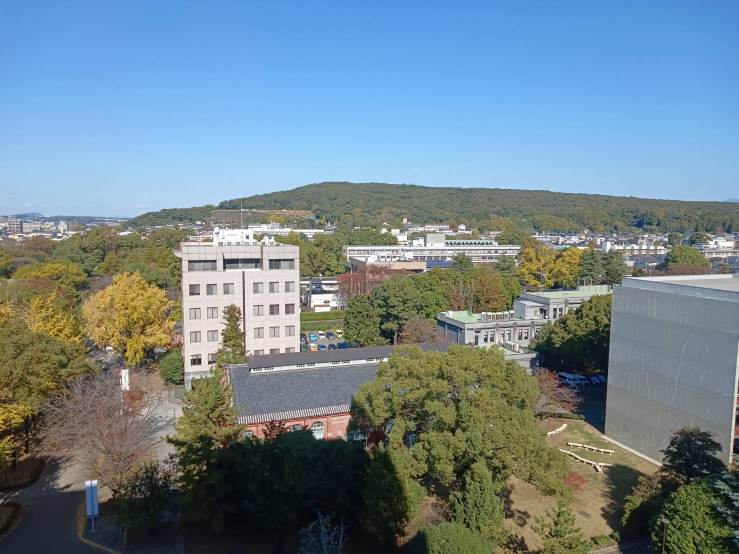
//> input picture 8/input1.jpg, 1477 x 1108 px (shown at 1/2 size)
$ ./main   (built with g++ and OpenCV 4)
//> lines starting //> are read from the running program, lines starting //| are printed output that depends on the picture
#include <stdio.h>
#include <opencv2/opencv.hpp>
#include <opencv2/features2d.hpp>
#include <opencv2/stitching.hpp>
#include <vector>
#include <math.h>

using namespace cv;
using namespace std;

void test_siftmatch(Mat & img1, Mat& img2) {

	auto detector = SiftFeatureDetector::create(100);

	// detect SIFT keypoints
	vector<KeyPoint> keypoints1, keypoints2;
	detector->detect(img1, keypoints1);
	detector->detect(img2, keypoints2);

	Mat rgb;
	drawKeypoints(img1, keypoints1, rgb, CV_RGB(255, 0, 0));
	//imshow("keypoint1", rgb);
    imwrite("level1-1.jpg", rgb);
	drawKeypoints(img2, keypoints2, rgb, CV_RGB(255, 0, 0));
	//imshow("keypoint2", rgb);
    imwrite("level1-2.jpg", rgb);

	// compute SIFT descriptor
	auto descriptor = SiftDescriptorExtractor::create();
	Mat descriptor1, descriptor2;
	descriptor->compute(img1, keypoints1, descriptor1);
	descriptor->compute(img2, keypoints2, descriptor2);

	// matching descriptor
	BFMatcher matcher;
	vector<DMatch> matches;
	matcher.match(descriptor1, descriptor2, matches);

	// remove wrong matches
	vector<DMatch> good_matches;
	for (int i = 0; i < matches.size(); i++){
		if (matches[i].distance < 100.0){
			good_matches.push_back(matches[i]);
		}
	}
	// draw result
	drawMatches(img1, keypoints1, img2, keypoints2, good_matches, rgb);
    imwrite("level2.jpg", rgb);


}


void level3(Mat & img1, Mat& img2) {

	auto detector = SiftFeatureDetector::create(100);

	// detect SIFT keypoints
	vector<KeyPoint> keypoints1, keypoints2;
	detector->detect(img1, keypoints1);
	detector->detect(img2, keypoints2);

	Mat rgb;
	drawKeypoints(img1, keypoints1, rgb, CV_RGB(255, 0, 0));
	drawKeypoints(img2, keypoints2, rgb, CV_RGB(255, 0, 0));

	// compute SIFT descriptor
	auto descriptor = SiftDescriptorExtractor::create();
	Mat descriptor1, descriptor2;
	descriptor->compute(img1, keypoints1, descriptor1);
	descriptor->compute(img2, keypoints2, descriptor2);


	// matching descriptor
	BFMatcher matcher;
	vector<DMatch> matches;
	matcher.match(descriptor1, descriptor2, matches);

	// remove wrong matches
	vector<DMatch> good_matches;
	for (int i = 0; i < matches.size(); i++){
		if (matches[i].distance < 100.0){
			good_matches.push_back(matches[i]);
		}
	}
	// draw result
	drawMatches(img1, keypoints1, img2, keypoints2, good_matches, rgb);

    // 対応点をPoint2fのベクトルに変換
    vector<Point2f> points1, points2;
    for (size_t i = 0; i < good_matches.size(); i++) {
    points1.push_back(keypoints1[good_matches[i].queryIdx].pt);
    points2.push_back(keypoints2[good_matches[i].trainIdx].pt);
	}

    // 射影行列（ホモグラフィ）を計算
    Mat H = cv::findHomography(points2, points1, RANSAC);

    // 画像を変形（warp）
    Mat warpedImg2;
    warpPerspective(img2, warpedImg2, H, cv::Size(img1.cols + img2.cols, img1.rows));
    imwrite("test.jpg", warpedImg2);

    // 結果保存用
    Mat result(cv::Size(img1.cols + img2.cols*2, img1.rows*2), img1.type());

    // imgを結果にコピー
    img1.copyTo(result(cv::Rect(0, 0, img1.cols, img1.rows)));

    // img1の右端の座標を準備
    vector<Point2f> srcPoints;
    srcPoints.push_back(Point2f(img1.cols, 0));

    // 変換された座標を格納するベクトル
    vector<Point2f> dstPoints;

    // 座標を変換
    perspectiveTransform(srcPoints, dstPoints, H);

    warpPerspective(img2, warpedImg2, H, cv::Size(img1.cols + img2.cols, img1.rows));

	// 重なり合う領域の幅を50ピクセルと仮定
    int overlapWidth = 50;

	// ブレンド処理
    for (int x = img1.cols - overlapWidth; x < img1.cols; x++) {
        int blendWidth = img1.cols - x;
        for (int y = 0; y < img1.rows; y++) {
            double alpha = static_cast<double>(blendWidth) / overlapWidth;
            Vec3b pixel1 = img1.at<Vec3b>(y, x);
            Vec3b pixel2 = warpedImg2.at<Vec3b>(y, x);

            // ピクセル値をブレンド
            Vec3b blendedPixel;
            for (int k = 0; k < 3; k++) {
                blendedPixel[k] = static_cast<uchar>(pixel1[k] * alpha + pixel2[k] * (1 - alpha));
            }
            warpedImg2.at<Vec3b>(y, x) = blendedPixel;
        }
    }

    // スティッチング結果を保存
    img1.copyTo(warpedImg2(cv::Rect(0, 0, img1.cols, img1.rows)));
    imwrite("level3.jpg", warpedImg2);
}


int main(){
    // 画像の読み込み
    Mat img1 = imread("input1.jpg");
//> img1 is the input picture: 1108 rows x 1477 cols, CV_8UC3; mean B, G, R 142.5, 132.8, 113.1
    Mat img2 = imread("input2.jpg");
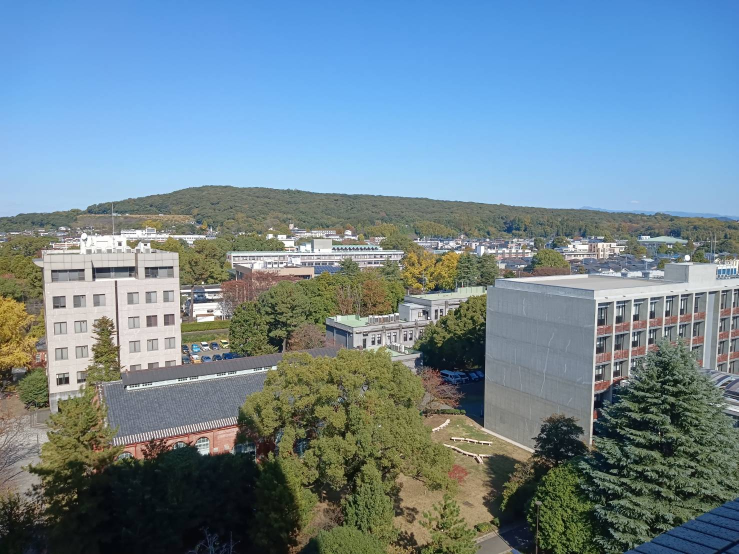
//> input picture 8/input2.jpg, 1477 x 1108 px (shown at 1/2 size)
//> img2 is the input picture: 1108 rows x 1477 cols, CV_8UC3; mean B, G, R 148.1, 135.4, 112

    // リサイズ
    resize(img1, img1, Size(800, img1.rows * 800 / img1.cols));
//> img1: 600 rows x 800 cols, CV_8UC3
    resize(img2, img2, Size(800, img2.rows * 800 / img2.cols));
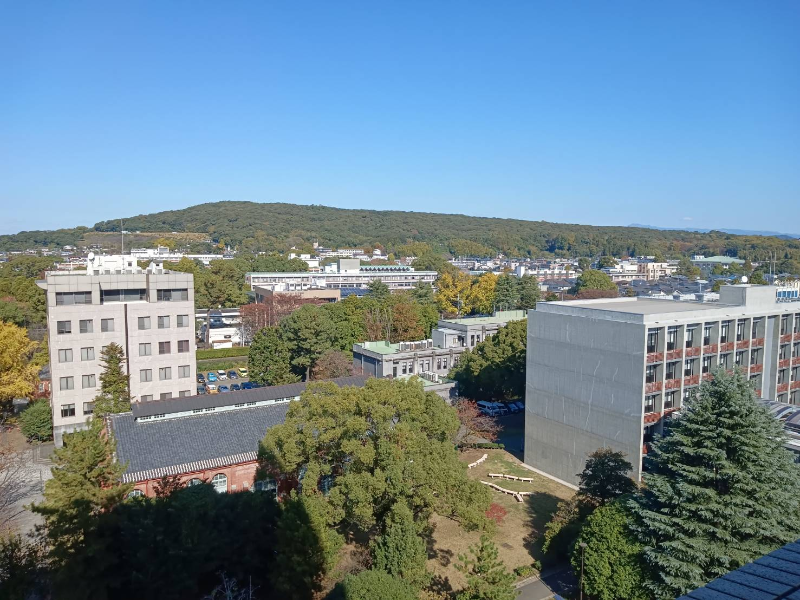
//> img2: 600 rows x 800 cols, CV_8UC3; mean B, G, R 148.1, 135.3, 111.9

    //level1 & 2
	test_siftmatch(img1, img2);
//> in test_siftmatch, `detector->detect(img1, keypoints1);`: keypoints1 = 101 keypoints; strongest (x, y, size): (268, 257, 2.6), (213, 391, 6.9), (526, 368, 3.1), (350, 305, 1.9)
//> in test_siftmatch, `detector->detect(img2, keypoints2);`: keypoints2 = 101 keypoints; strongest (x, y, size): (744, 279, 3.7), (130, 264, 2.7), (445, 367, 2.2), (472, 336, 2.4)
//> in test_siftmatch, `matcher.match(descriptor1, descriptor2, matches);`: matches = 101 matches
//> the loop in test_siftmatch, `for (int i = 0; i < matches.size(); i++)` made 101 passes
//> in test_siftmatch, `drawMatches(img1, keypoints1, img2, keypoints2, good_matches, rgb);`:
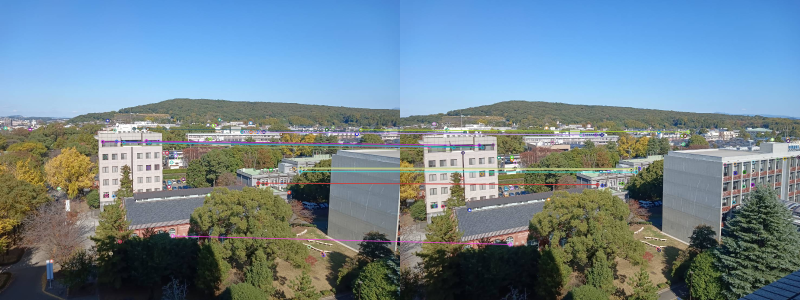
//> rgb: 600 rows x 1600 cols, CV_8UC3 (shown at 1/2 size); mean B, G, R 145.7, 134, 112.6

    //level 3
    float s = 0.7, theta = 0.2;
	Mat A = (Mat_<double>(2, 3) <<
		 cos(theta) * s, sin(theta) * s,  30,
		-sin(theta) * s, cos(theta) * s, 140);
	warpAffine(img2, img2, A, img1.size());
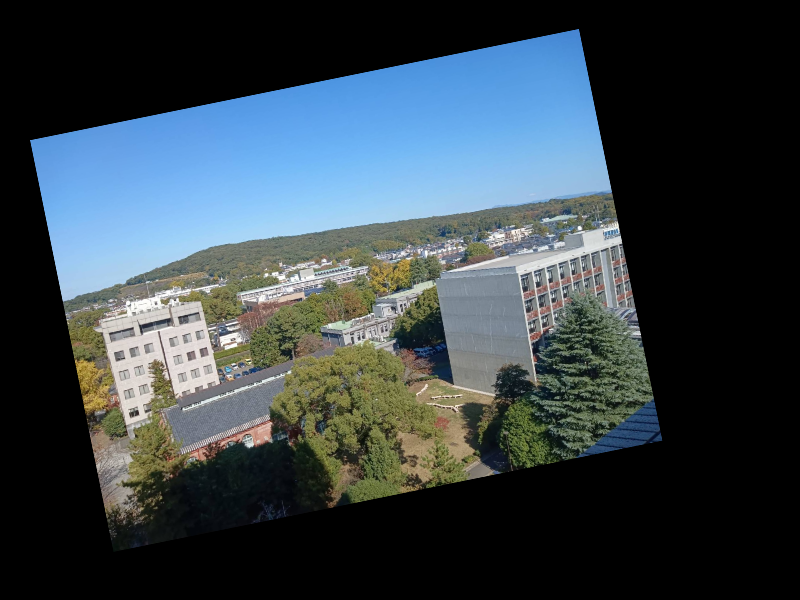
//> img2: 600 rows x 800 cols, CV_8UC3; mean B, G, R 72.6, 66.3, 54.9
    imwrite("level3-img2.jpg", img2);

    level3(img1,img2);
//> in level3, `detector->detect(img2, keypoints2);`: keypoints2 = 100 keypoints; strongest (x, y, size): (579, 228, 2.6), (137, 413, 3.3), (359, 338, 2), (616, 226, 5.1)
//> in level3, `matcher.match(descriptor1, descriptor2, matches);`: matches = 101 matches
//> the loop in level3, `for (int i = 0; i < matches.size(); i++)` made 101 passes
//> in level3, `drawMatches(img1, keypoints1, img2, keypoints2, good_matches, rgb);`:
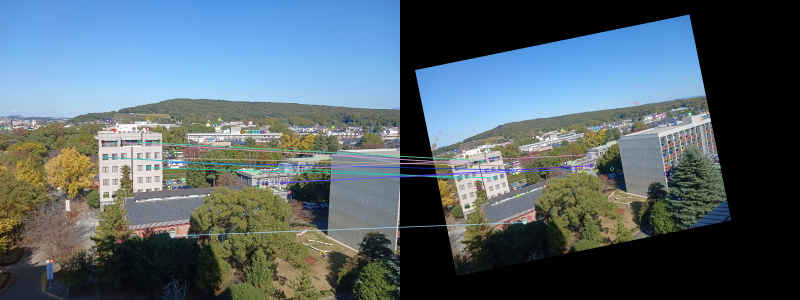
//> rgb: 600 rows x 1600 cols, CV_8UC3 (shown at 1/2 size); mean B, G, R 108.4, 99.8, 83.9
//> the loop in level3, `for (size_t i = 0; i < good_matches.size(); i++)` made 14 passes
//> in level3, `Mat H = cv::findHomography(points2, points1, RANSAC);`: H = [[1.06, -0.222, 163.1], [0.154, 1.31, -170.5], [-0.000444, 0.000143, 1]]
//> in level3, `img1.copyTo(result(cv::Rect(0, 0, img1.cols, img1.rows)));`:
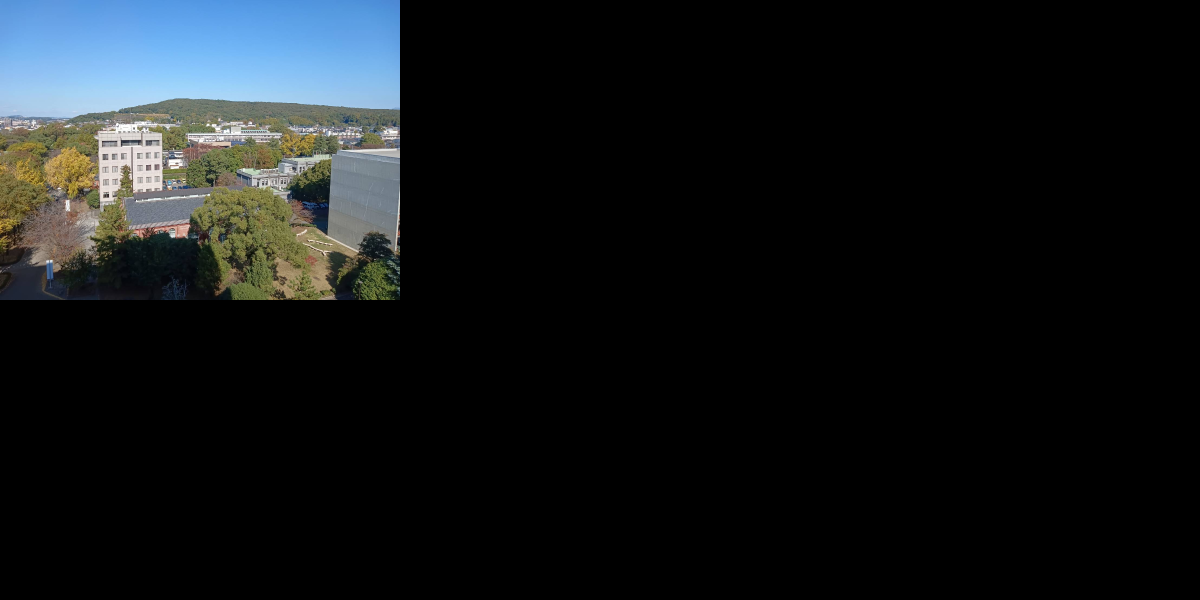
//> result: 1200 rows x 2400 cols, CV_8UC3 (shown at 1/2 size); mean B, G, R 23.7, 22.1, 18.8
//> in level3, `perspectiveTransform(srcPoints, dstPoints, H);`: dstPoints = 1 Point (x, y): [1567.3, -73.87]
//> after the loop in level3, `for (int x = img1.cols - overlapWidth; x < img1.cols; x++)`: warpedImg2: 600 rows x 1600 cols, CV_8UC3; mean B, G, R 77.9, 71.5, 59.3
//> in level3, `img1.copyTo(warpedImg2(cv::Rect(0, 0, img1.cols, img1.rows)));`:
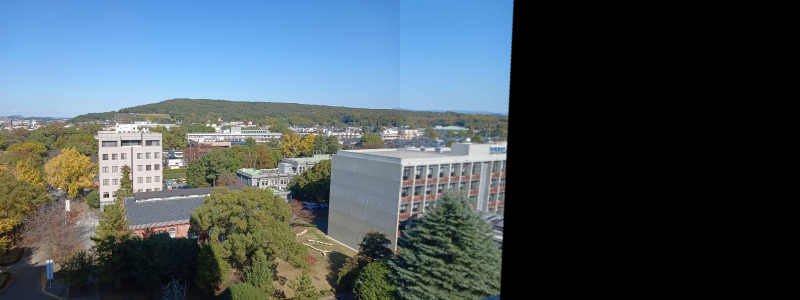
//> warpedImg2: 600 rows x 1600 cols, CV_8UC3 (shown at 1/2 size); mean B, G, R 92, 84.8, 71.2

}
